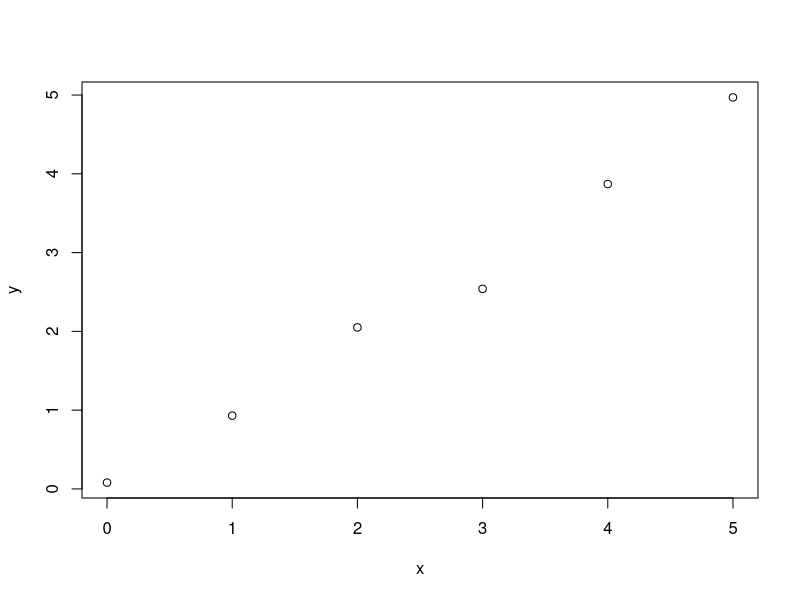

Write the R code that produced this figure.
library(MASS)

# 1
data(shuttle)
use <- as.numeric(shuttle$use) - 1
wind <- as.numeric(shuttle$wind)
fit1 <- glm(use ~ wind, family = binomial())
summary(fit1)
exp(coef(fit1))

# 2
data(shuttle)
use <- as.numeric(shuttle$use) - 1
wind <- as.numeric(shuttle$wind)
fit2 <- glm(use ~ wind + magn, data = shuttle, family = binomial())
summary(fit2)
exp(coef(fit2))

# 3
use <- 1 - (as.numeric(shuttle$use) - 1)
wind <- as.numeric(shuttle$wind)
fit3 <- glm(use ~ wind, family = binomial())
summary(fit3)
summary(fit1)

# 4
data(InsectSprays)
fit4 <- glm(count ~ as.factor(spray), data = InsectSprays, family = poisson)
coef(fit4)

# 5
x <- 0:5
y <- c(0.08, 0.93, 2.05, 2.54, 3.87, 4.97)
plot(x,y)
lm(y~x)
